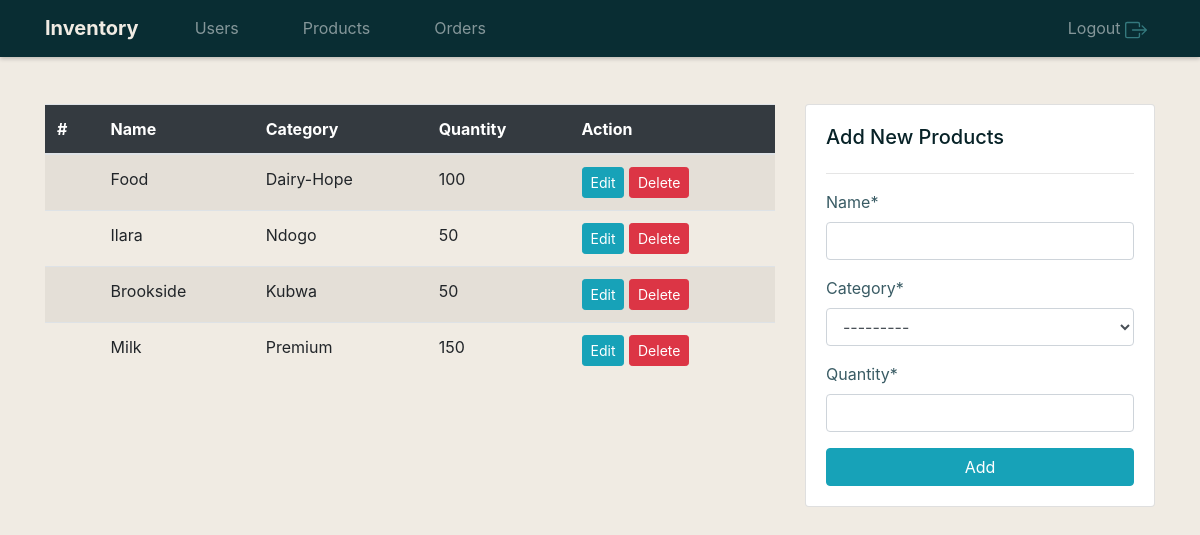
The page /product/ (signed in) on the database as committed earlier.
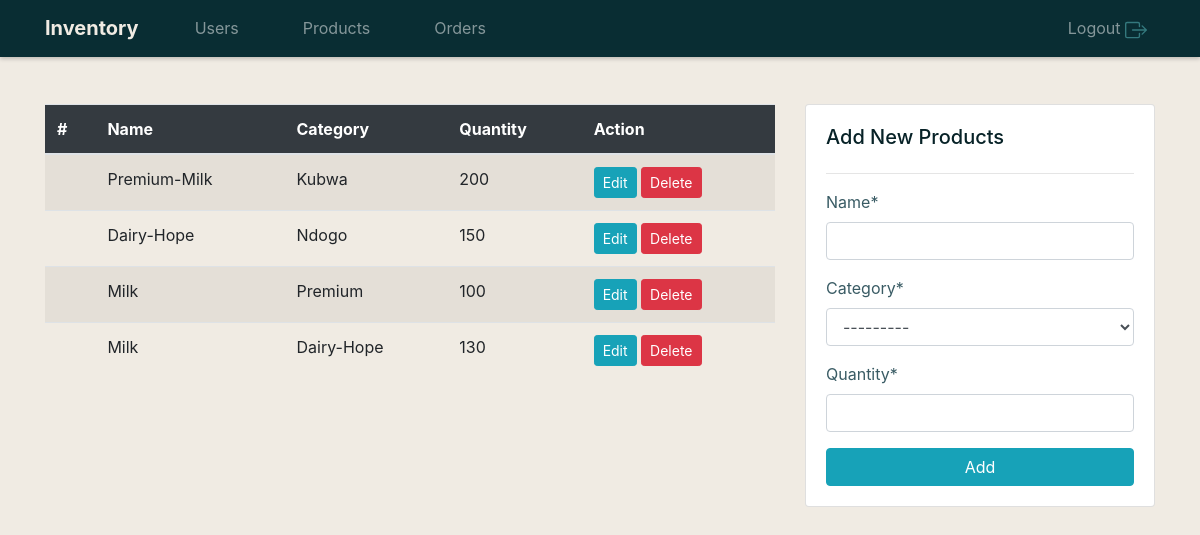
The same page on the database as committed later.
### Charts/models.py (models this page shows, shortened)
class Product(models.Model):
    name = models.CharField(max_length=100, null=True)
    category = models.CharField(max_length=20,choices=CATEGORY,null=True)
    quantity = models.PositiveIntegerField(null=True)
    class Meta:
        verbose_name_plural = 'product'

### Charts/views.py (the view)
# urls.py: path('product/', views.product, name='product'),
@login_required(login_url='login')
def product(request):
    items = Product.objects.all()
    if request.method == 'POST':
        form = ProductForm(request.POST)
        if form.is_valid():
            form.save()
            return redirect('product')
    else:
        form = ProductForm()
    context = {
        'items': items,
        'form':form,
    }
    return render(request, 'dashboard/product.html', context)

### Charts/forms.py
class ProductForm(forms.ModelForm):
    class Meta:
        model = Product
        fields = ['name','category','quantity']

### templates/dashboard/product.html (shortened to what this page needs)
{% extends 'shared/base.html' %}
{% load static %}
{% load crispy_forms_tags %}
{% block content %}
<div class="row">
    <div class="col-md-8">
        <table class="table table-striped table-hover mt-4">
            <thead class="bg-dark text-white">
            <tr>
                <th scope="col">#</th>
                <th scope="col">Name</th>
                <th scope="col">Category</th>
                <th scope="col">Quantity</th>
                <th scope="col">Action</th>
            </tr>
            </thead>
            <tbody>
                {% for item in items %}
            <tr>
                <td></td>
                <td>{{ item.name }}</td>
                <td>{{ item.category }}</td>
                <td>{{ item.quantity }}</td>
                <td>
                    <a class="btn btn-info btn-sm" href="{% url 'product_edit' item.id %}">Edit</a>
                    <a class="btn btn-danger btn-sm" href="{% url 'product_delete' item.id %}">Delete</a>
                </td>
            </tr>
            {% endfor %}
            </tbody>
        </table>
    </div>
    <div class="col-md-4">
        <div class="card card-body mt-4">
            <h5>Add New Products</h5>
            <hr>
            <form method="POST">
                {{ form|crispy }}
                <input class="btn btn-info btn-block" type="submit" value="Add">
            </form>
        </div>
    </div>
</div>
{% endblock content %}

### templates/shared/base.html (shortened to what this page needs)
{% load static %}
<!doctype html>
<html lang="en">
<head>
    <link rel="stylesheet" href="https://cdn.jsdelivr.net/npm/bootstrap@4.6.0/dist/css/bootstrap.min.css"
>
    <link rel="stylesheet" href="https://use.fontawesome.com/releases/v5.15.2/css/all.css"
>
    <link rel="stylesheet" href="https://cdnjs.cloudflare.com/ajax/libs/Chart.js/2.8.0/Chart.min.css" />
    <link rel="stylesheet" href="{% static '/css/base.css' %}">
</head>
<body>
    {% include 'shared/nav.html' %}
    <div class="container">
        {%block content%}
        {%endblock content%}
    </div>
</body>
</html>

### templates/shared/nav.html (shortened to what this page needs)
<header>
  <nav class="navbar navbar-expand-md navbar-dark bg-steel fixed-top">
    {% if user.is_authenticated %}
      <div class="container">
          <a class="navbar-brand mr-5 ms-5" href="{% url 'index' %}" style="color:#F0EBE3; font-weight:bold;">Inventory</a>
          <div class="collapse navbar-collapse" id="navbarToggle">
              <div class="navbar-nav mr-auto">
                  <a class="nav-item nav-link mr-5 ms-5" href="{% url 'user' %}">Users</a>
                  <a class="nav-item nav-link mr-5 ms-5" href="{% url 'product' %}">Products</a>
                  <a class="nav-item nav-link mr-5 ms-5" href="{% url 'order' %}">Orders</a>
              </div>
              <div class="navbar-nav ms-auto">
                <a class="nav-item nav-link align-right"  href="{% url 'logout' %}"> Logout
                </a>
    {% endif %}
  </nav>
</header>

### static/css/base.css (style rules this page uses)
* { margin:0; padding:0; box-sizing:border-box; }
body { background: #F0EBE3; color: #395B64; margin-top: 5rem; height: 100vh; }
h1, h2, h3, h4, h5, h6 { color: #072227; }
nav { box-shadow: 0 2px 4px 0 rgba(0,0,0,.2); background-color:#092d33; }
header .navbar-nav .nav-link { color: #F0EBE3; }

Rows that differ between the two databases and show on the page:
removed Product: name "Food", category "Dairy-Hope", quantity "100"
removed Product: name "Ilara", category "Ndogo", quantity "50"
removed Product: name "Brookside", category "Kubwa", quantity "50"
removed Product: name "Milk", category "Premium", quantity "150"
added Product: name "Premium-Milk", category "Kubwa", quantity "200"
added Product: name "Dairy-Hope", category "Ndogo", quantity "150"
added Product: name "Milk", category "Premium", quantity "100"
added Product: name "Milk", category "Dairy-Hope", quantity "130"
